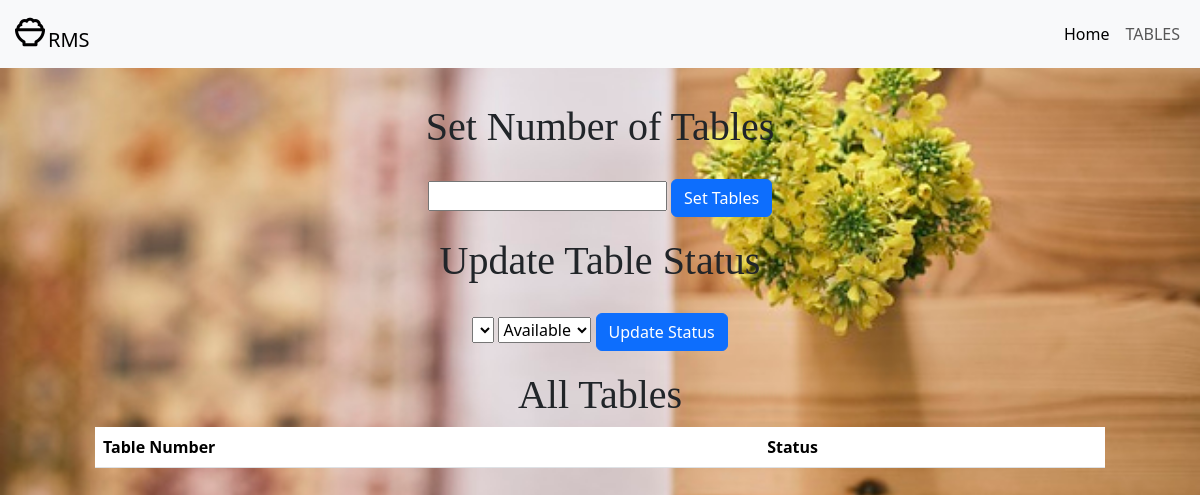
The page /tablessetting.php (signed in) on the database as committed earlier.
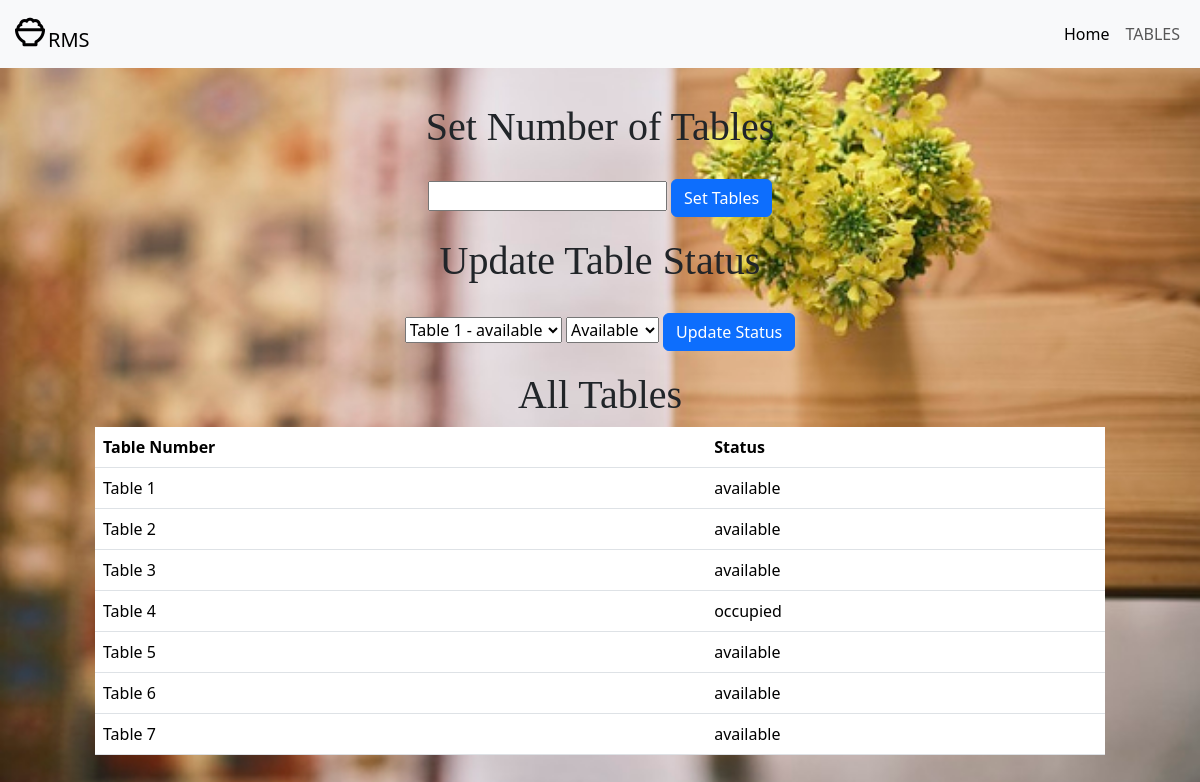
The same page on the database as committed later.
### tables this page shows
CREATE TABLE `tables` (
  `id` int(11) NOT NULL,
  `table_number` int(11) NOT NULL,
  `status` enum('available','occupied') NOT NULL DEFAULT 'available'
);

### tablessetting.php (the view, shortened to what this page needs)
<?php
include("connections.php");
$tables = $con->query("SELECT * FROM tables");
?>
<!DOCTYPE html>
<html>
<head>
  <link href="https://cdn.jsdelivr.net/npm/bootstrap@5.3.3/dist/css/bootstrap.min.css" rel="stylesheet">
  <link href="https://unpkg.com/boxicons@2.1.4/css/boxicons.min.css" rel="stylesheet" />
</head>
<body>
  <section id="navbar3">
    <nav class=" cd navbar navbar-expand-lg bg-body-tertiary">
      <div class="container-fluid">
        <a class="navbar-brand" href="#"><i class="bx bx-bowl-rice bx-md"></i><span>RMS</span>
        </a>
        <div class="   collapse navbar-collapse" id="navbarSupportedContent">
          <ul class="navbar-nav ms-auto mb-2 mb-lg-0">
            <li class="nav-item">
              <a class="nav-link active" aria-current="page" href="cashier.php">Home</a>
            </li>
            <li class="nav-item">
              <a class="nav-link " href="tablessetting.php">TABLES</a>
            </li>
          </ul>
        </div>
      </div>
    </nav>
  </section>
  <section class="data">
    <div class="hea">
      <h1 class="cactus-classical-serif-regular">Set Number of Tables</h1>
    </div>
    <div class="hea">
      <form method="post">
        <input type="number" min="1" name="num_tables" required>
        <input type="submit" name="set_tables" value="Set Tables" class="btn btn-primary">
      </form>
    </div>
    <div class="hea">
      <h1 class="cactus-classical-serif-regular">Update Table Status</h1>
    </div>
    <div class="hea">
      <form method="post">
        <select name="table_id" required>
          <?php
          $tables_for_dropdown = $con->query("SELECT * FROM tables");
          while ($row = $tables_for_dropdown->fetch_assoc()) :
          ?>
            <option value="<?php echo $row['id']; ?>">
              Table <?php echo $row['table_number']; ?> - <?php echo $row['status']; ?>
            </option>
          <?php endwhile; ?>
        </select>
        <select name="status" required>
          <option value="available">Available</option>
        </select>
        <input type="submit" name="update_status" value="Update Status" class="btn btn-primary">
      </form>
    </div>
    <h1 class="text-center  cactus-classical-serif-regular">All Tables</h1>
    <div class="le">
      <table class="table table-hover">
        <thead>
          <tr>
            <th>Table Number</th>
            <th>Status</th>
          </tr>
        </thead>
        <?php while ($row = $tables->fetch_assoc()) : ?>
          <tbody>
            <tr>
              <td>Table <?php echo $row['table_number']; ?></td>
              <td><?php echo $row['status']; ?></td>
            </tr>
          </tbody>
        <?php endwhile; ?>
      </table>
    </div>
  </section>
</body>
</html>

Rows that differ between the two databases and show on the page:
added tables: table_number "1", status "available"
added tables: table_number "2", status "available"
added tables: table_number "3", status "available"
added tables: table_number "4", status "occupied"
added tables: table_number "5", status "available"
added tables: table_number "6", status "available"
added tables: table_number "7", status "available"
Other text that changed with them:
form field table_id: (not shown) → "Table 1 - available"
